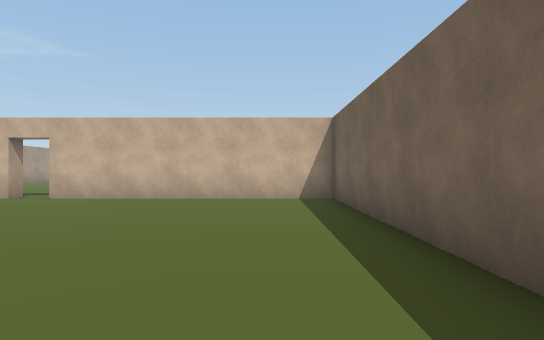
view 1 (above)

16 first-person views from a walk through a Unity game level. The camera is 1.4 m above the floor, looks level and sees 75° across. The floor is counted in squares, 2 m on a side. Each view is taken from the middle of a square. On the plan, view 1 faces up. The plan holds only what a view shows up to about 11 squares ahead; the rest is blank. The place goes on beyond the plan. The player character is not drawn. Some animated figures are not drawn. Door leaves are left out, so doorways stand open. Some surface patterns are stand-ins.

view 2
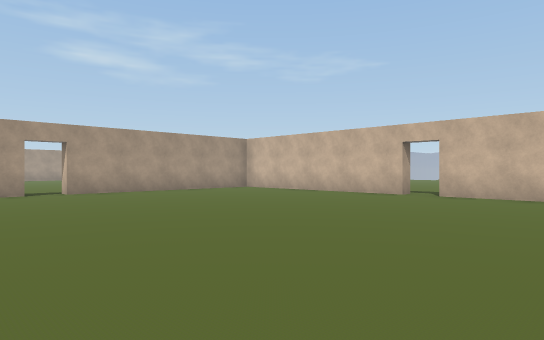

view 3
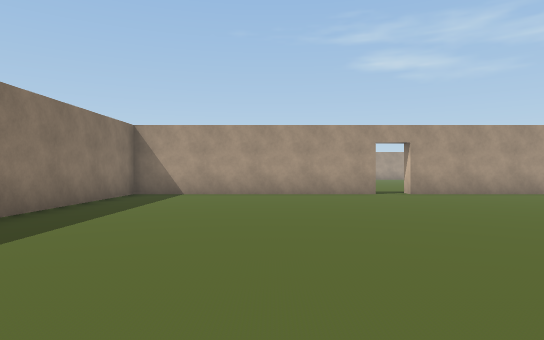

view 4
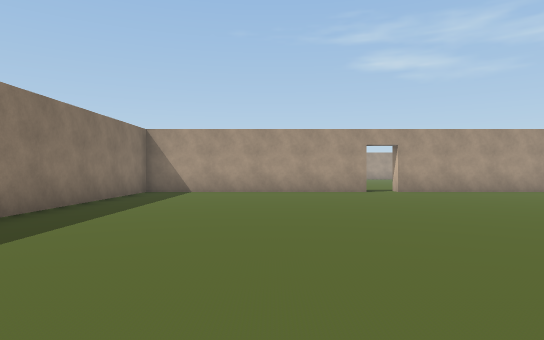

view 5
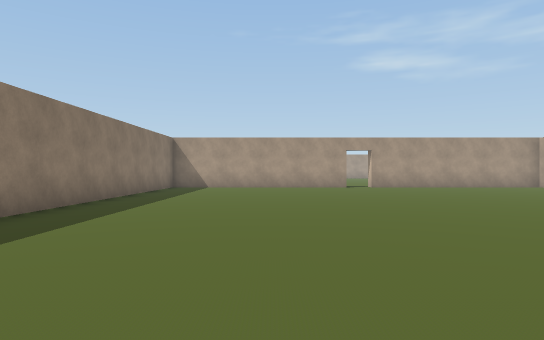

view 6
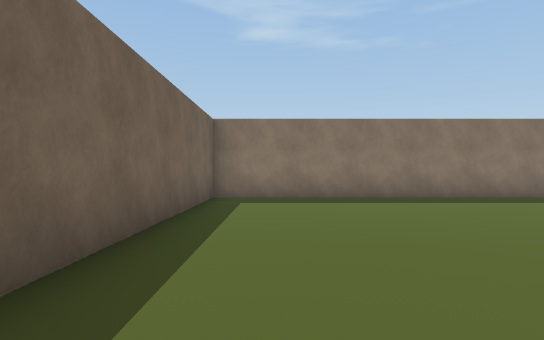

view 7
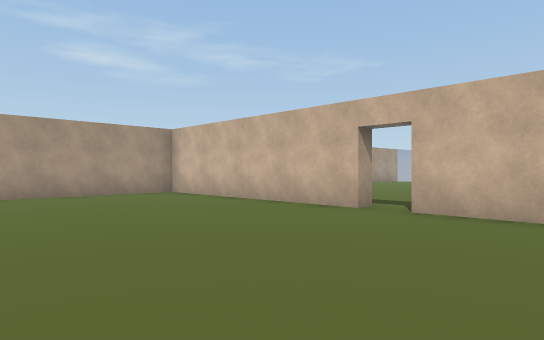

view 8
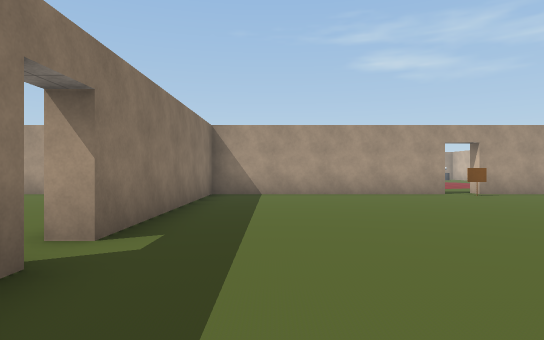

view 9
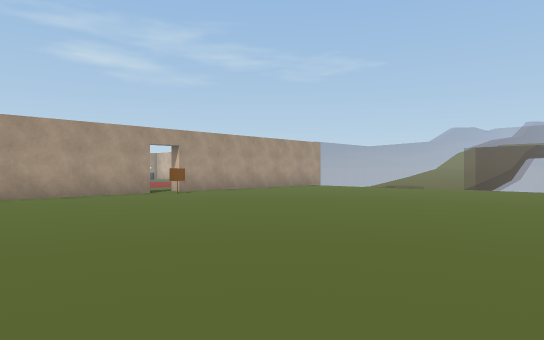

view 10
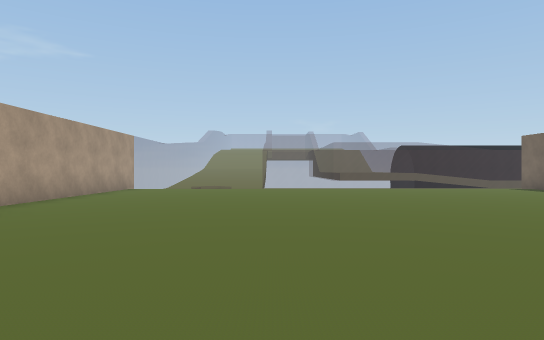

view 11
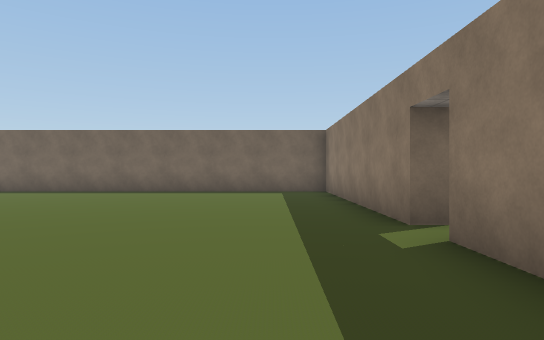

view 12
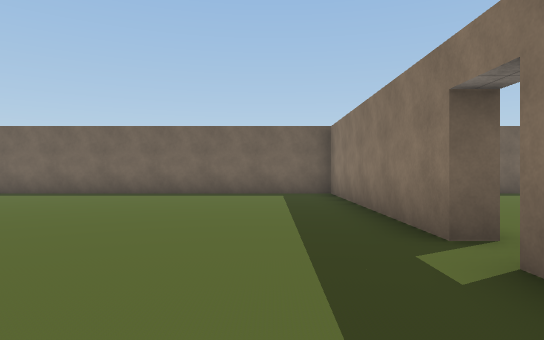

view 13
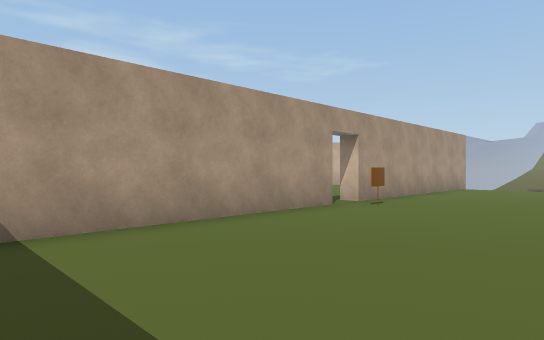

view 14
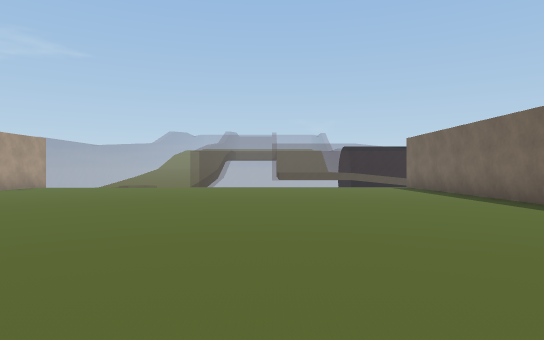

view 15
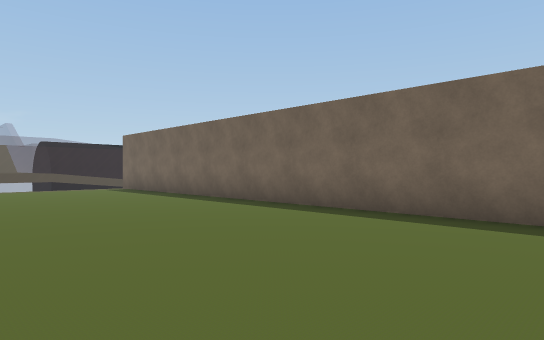

view 16
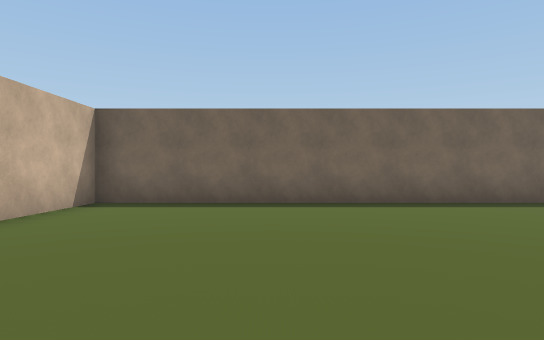

### Floor plan
Points are (right, up) in squares from view 1. A wall is a line through its corners. A room is listed if a view was taken in it or the views show most of it. See-through windows are left out.
Room 1 (views 1, 2, 3, 4, 5, 6, 7, 16)
walls: (-6.5, 8.8) (-12.9, 8.8); (-13.2, 1) (-13.2, -6) (1.5, -6) (1.5, 8.8) (-5.5, 8.8); (-13.2, 8.4) (-13.2, 2)
ways out: open door at (-6, 9) to room 2; open door at (-13.5, 1.5)
Room 2 (views 8, 9, 10, 11, 12, 13, 14, 15)
walls: (-5.5, 9.2) (1.5, 9.2) (1.5, 21); (-13.2, 16) (-13.2, 9.2) (-6.5, 9.2); (-13.2, 22) (-13.2, 17) (-13.8, 17)
ways out: open door at (-6, 9) to room 1; open door at (-14, 16.5)
objects: other object (-13, 17)

Positions as (right, up) in squares from view 1, and headings:
1: (0, 0), facing up
2: (-2, -1), facing up-left
3: (-3, -2), facing left
4: (-2, -2), facing left
5: (1, -2), facing left
6: (0, 3), facing down
7: (-3, 3), facing up-left
8: (-3, 11), facing left
9: (-3, 11), facing up-left
10: (-8, 11), facing up
11: (-10, 11), facing right
12: (-9, 11), facing right
13: (-9, 10), facing up-left
14: (-4, 10), facing up
15: (-4, 11), facing up-right
16: (-6, 5), facing right
